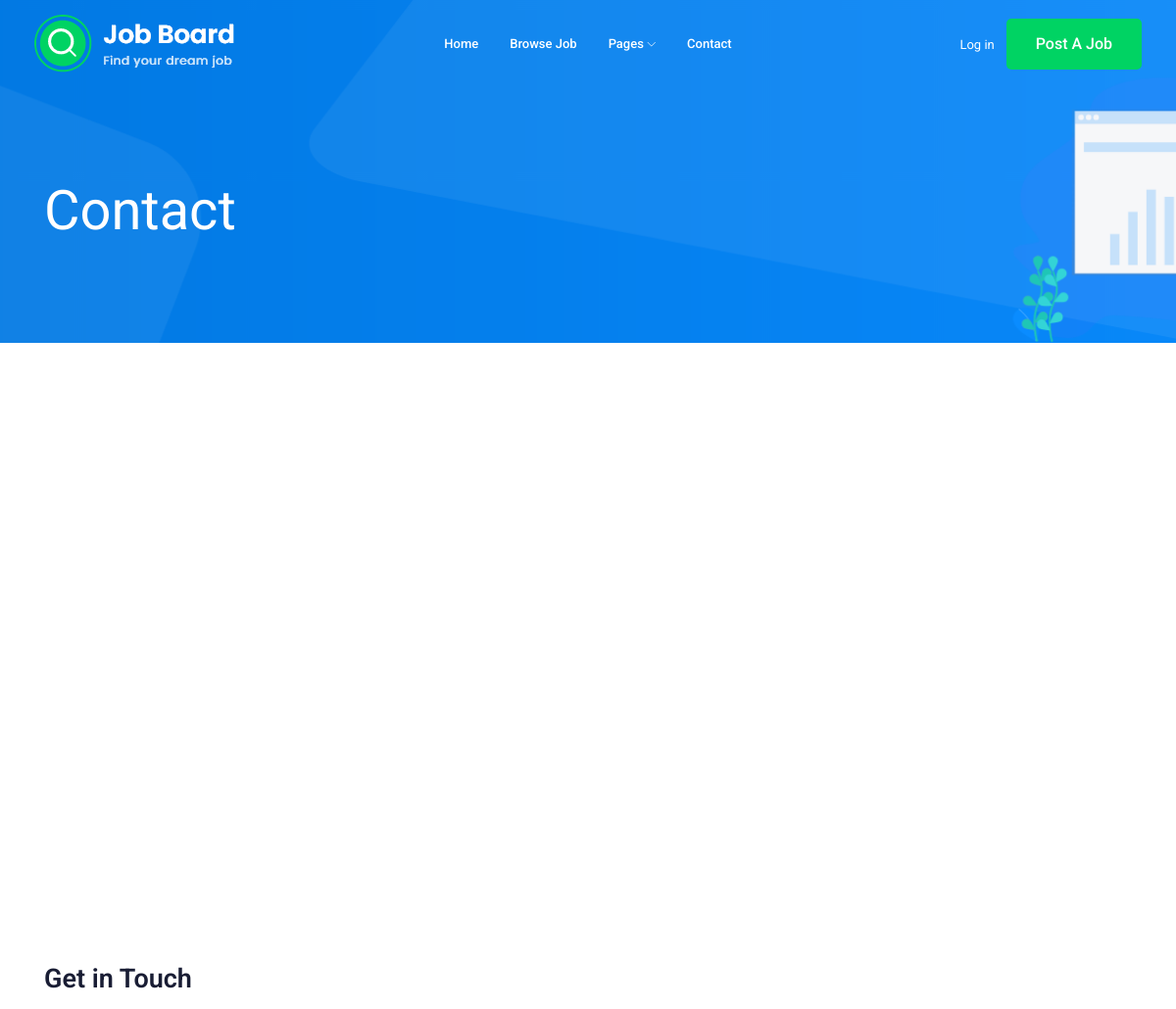
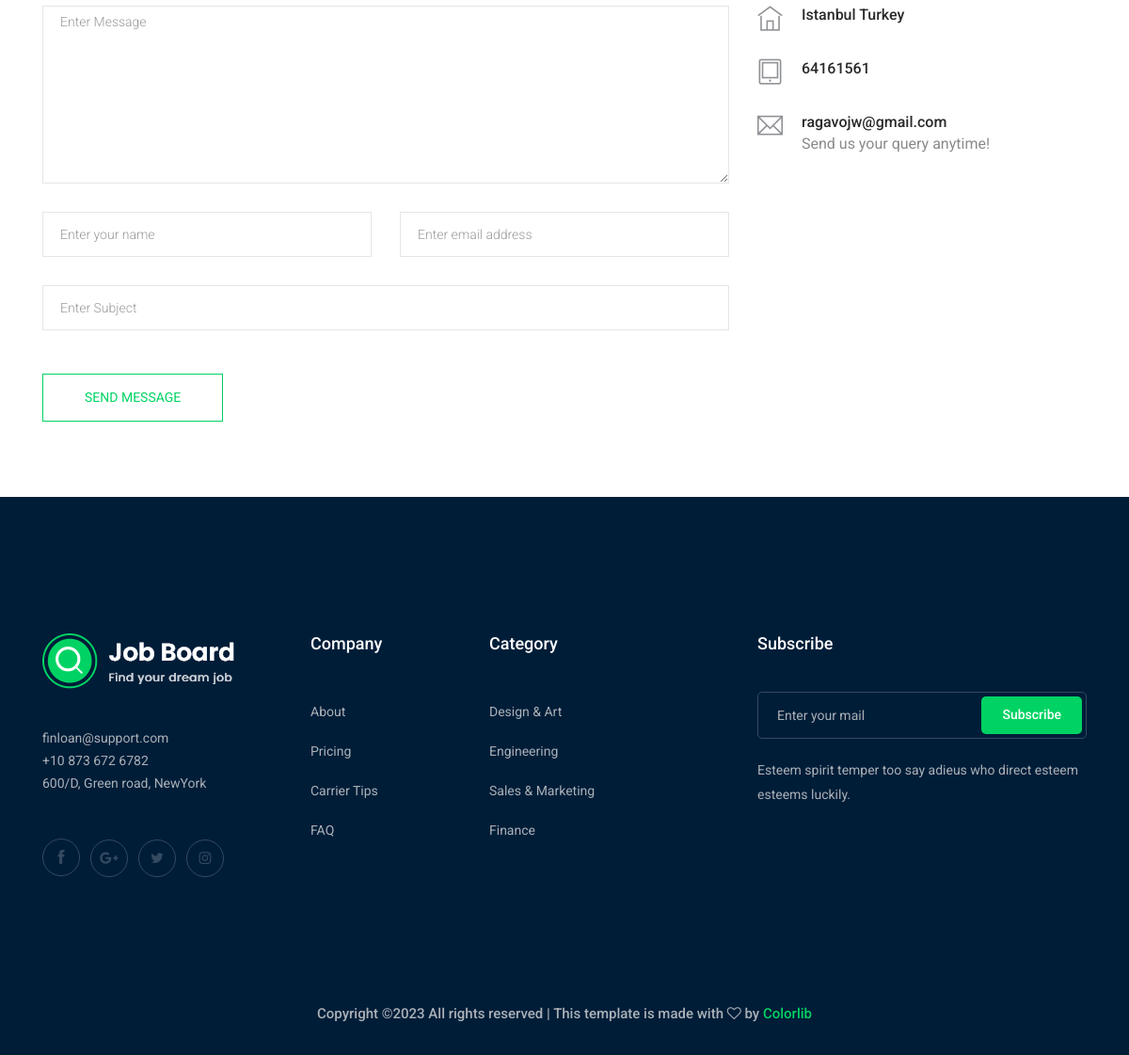
The page /contact-us/ on the database its author committed (2 pictures, top to bottom).
### contact/models.py (models this page shows, shortened)
class Info(models.Model):
    place = models.CharField(max_length=50)
    phone_number = models.CharField(max_length=15)
    email = models.EmailField(max_length=50)
    class Meta:
        verbose_name = ("Info")
        verbose_name_plural = ("Infos")

### contact/views.py (the view)
# urls.py: path('', views.send_message, name='contact'),
def send_message(request):
    myinfo = Info.objects.last()
    context = {'myinfo': myinfo}
    return render(request, 'contact/contact.html', context)

### contact/templates/contact/contact.html (shortened to what this page needs)
{% extends 'base.html' %}
{% block content %}
    <div class="bradcam_area bradcam_bg_1">
        <div class="container">
            <div class="row">
                <div class="col-xl-12">
                    <div class="bradcam_text">
                        <h3>contact</h3>
                    </div>
                </div>
            </div>
        </div>
    </div>
  <section class="contact-section section_padding">
    <div class="container">
      <div class="d-none d-sm-block mb-5 pb-4">
        <div id="map" style="height: 480px;"></div>
      </div>
      <div class="row">
        <div class="col-12">
          <h2 class="contact-title">Get in Touch</h2>
        </div>
        <div class="col-lg-8">
          <form class="form-contact contact_form" action="contact_process.php" method="post" id="contactForm" novalidate="novalidate">
            <div class="row">
              <div class="col-12">
                <div class="form-group">
                    <textarea class="form-control w-100" name="message" id="message" cols="30" rows="9" onfocus="this.placeholder = ''" onblur="this.placeholder = 'Enter Message'" placeholder = 'Enter Message'></textarea>
                </div>
              </div>
              <div class="col-sm-6">
                <div class="form-group">
                  <input class="form-control" name="name" id="name" type="text" onfocus="this.placeholder = ''" onblur="this.placeholder = 'Enter your name'" placeholder = 'Enter your name'>
                </div>
              </div>
              <div class="col-sm-6">
                <div class="form-group">
                  <input class="form-control" name="email" id="email" type="email" onfocus="this.placeholder = ''" onblur="this.placeholder = 'Enter email address'" placeholder = 'Enter email address'>
                </div>
              </div>
              <div class="col-12">
                <div class="form-group">
                  <input class="form-control" name="subject" id="subject" type="text" onfocus="this.placeholder = ''" onblur="this.placeholder = 'Enter Subject'" placeholder = 'Enter Subject'>
                </div>
              </div>
            </div>
            <div class="form-group mt-3">
              <button type="submit" class="button button-contactForm btn_4 boxed-btn">Send Message</button>
            </div>
          </form>
        </div>
        <div class="col-lg-4">
          <div class="media contact-info">
            <span class="contact-info__icon"><i class="ti-home"></i></span>
            <div class="media-body">
              <h3>{{myinfo.place}}</h3>
            </div>
          </div>
          <div class="media contact-info">
            <span class="contact-info__icon"><i class="ti-tablet"></i></span>
            <div class="media-body">
              <h3>{{myinfo.phone_number}}</h3>
            </div>
          </div>
          <div class="media contact-info">
            <span class="contact-info__icon"><i class="ti-email"></i></span>
            <div class="media-body">
              <h3>{{myinfo.email}}</h3>
              <p>Send us your query anytime!</p>
            </div>
          </div>
        </div>
      </div>
    </div>
  </section>
  {% endblock content %}

### rows shown on the page
Info: place "Istanbul Turkey", phone_number "64161561", email "ragavojw@gmail.com"
